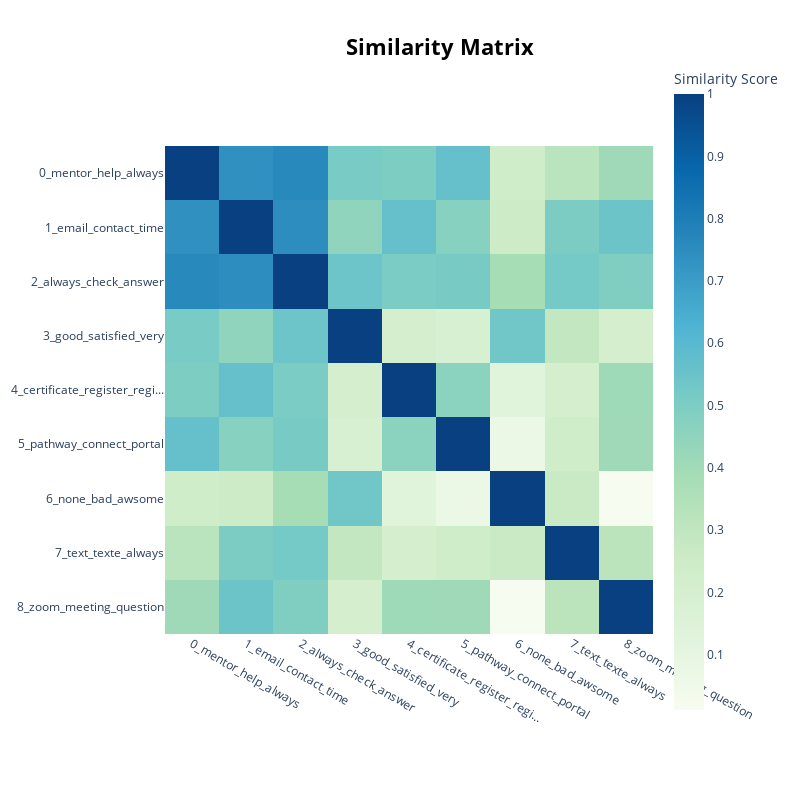

Notebook code cell kept with this figure:
### Code cell
topic_model.visualize_heatmap()

### Figure 1 — Plotly figure (JSON) as saved in the notebook; plotly's stock layout.template omitted (floating-point values rounded to 4 significant figures)
{"data": [{"coloraxis": "coloraxis", "hovertemplate": "x: %{x}<br>y: %{y}<br>Similarity Score: %{z}<extra></extra>", "name": "0", "type": "heatmap", "x": ["0_mentor_help_always", "1_email_contact_time", "2_always_check_answer", "3_good_satisfied_very", "4_certificate_register_regi...", "5_pathway_connect_portal", "6_none_bad_awsome", "7_text_texte_always", "8_zoom_meeting_question"], "xaxis": "x", "y": ["0_mentor_help_always", "1_email_contact_time", "2_always_check_answer", "3_good_satisfied_very", "4_certificate_register_regi...", "5_pathway_connect_portal", "6_none_bad_awsome", "7_text_texte_always", "8_zoom_meeting_question"], "yaxis": "y", "z": [[1, 0.7358, 0.7646, 0.5121, 0.4989, 0.566, 0.235, 0.3221, 0.4081], [0.7358, 1.0, 0.75, 0.4459, 0.5661, 0.4723, 0.2517, 0.503, 0.5475], [0.7646, 0.75, 1.0, 0.5443, 0.5078, 0.5126, 0.3849, 0.5211, 0.4916], [0.5121, 0.4459, 0.5443, 1.0, 0.2088, 0.1836, 0.5328, 0.2925, 0.2054], [0.4989, 0.5661, 0.5078, 0.2088, 1.0, 0.4628, 0.134, 0.2105, 0.4104], [0.566, 0.4723, 0.5126, 0.1836, 0.4628, 1, 0.06777, 0.2344, 0.4079], [0.235, 0.2517, 0.3849, 0.5328, 0.134, 0.06777, 1.0, 0.2681, 0.01116], [0.3221, 0.503, 0.5211, 0.2925, 0.2105, 0.2344, 0.2681, 1, 0.3174], [0.4081, 0.5475, 0.4916, 0.2054, 0.4104, 0.4079, 0.01116, 0.3174, 1.0]]}], "layout": {"coloraxis": {"colorbar": {"title": {"text": "Similarity Score"}}, "colorscale": [[0, "rgb(247,252,240)"], [0.125, "rgb(224,243,219)"], [0.25, "rgb(204,235,197)"], [0.375, "rgb(168,221,181)"], [0.5, "rgb(123,204,196)"], [0.625, "rgb(78,179,211)"], [0.75, "rgb(43,140,190)"], [0.875, "rgb(8,104,172)"], [1, "rgb(8,64,129)"]]}, "height": 800, "hoverlabel": {"bgcolor": "white", "font": {"family": "Rockwell", "size": 16}}, "legend": {"title": {"text": "Trend"}}, "margin": {"t": 60}, "showlegend": true, "title": {"font": {"color": "Black", "size": 22}, "text": "<b>Similarity Matrix</b>", "x": 0.55, "xanchor": "center", "y": 0.95, "yanchor": "top"}, "width": 800, "xaxis": {"anchor": "y", "constrain": "domain", "domain": [0, 1], "scaleanchor": "y"}, "yaxis": {"anchor": "x", "autorange": "reversed", "constrain": "domain", "domain": [0, 1]}}}
